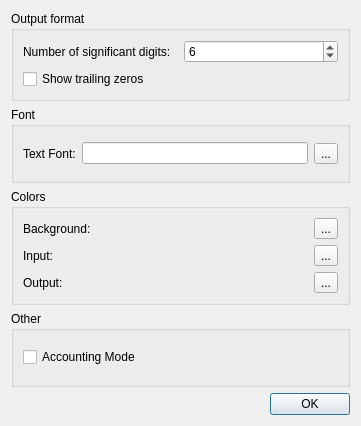
<?xml version="1.0" encoding="UTF-8"?>
<ui version="4.0">
 <class>DialogGeneralSettings</class>
 <widget class="QDialog" name="DialogGeneralSettings">
  <property name="geometry">
   <rect>
    <x>0</x>
    <y>0</y>
    <width>361</width>
    <height>426</height>
   </rect>
  </property>
  <property name="windowTitle">
   <string>Dialog</string>
  </property>
  <layout class="QVBoxLayout" name="verticalLayout">
   <item>
    <widget class="QGroupBox" name="groupBox">
     <property name="title">
      <string>Output format</string>
     </property>
     <layout class="QVBoxLayout" name="verticalLayout_2">
      <item>
       <layout class="QHBoxLayout" name="horizontalLayout">
        <item>
         <widget class="QLabel" name="label">
          <property name="text">
           <string>Number of significant digits:</string>
          </property>
         </widget>
        </item>
        <item>
         <widget class="QSpinBox" name="spinBox_digits">
          <property name="minimum">
           <number>1</number>
          </property>
          <property name="maximum">
           <number>18</number>
          </property>
          <property name="value">
           <number>6</number>
          </property>
         </widget>
        </item>
       </layout>
      </item>
      <item>
       <widget class="QCheckBox" name="checkBox_zeros">
        <property name="text">
         <string>Show trailing zeros</string>
        </property>
       </widget>
      </item>
     </layout>
    </widget>
   </item>
   <item>
    <widget class="QGroupBox" name="groupBox_3">
     <property name="title">
      <string>Font</string>
     </property>
     <layout class="QHBoxLayout" name="horizontalLayout_2">
      <item>
       <widget class="QLabel" name="label_5">
        <property name="text">
         <string>Text Font:</string>
        </property>
       </widget>
      </item>
      <item>
       <widget class="QLineEdit" name="lineEdit_Font">
        <property name="readOnly">
         <bool>true</bool>
        </property>
       </widget>
      </item>
      <item>
       <widget class="QToolButton" name="toolButton_Font">
        <property name="text">
         <string>...</string>
        </property>
       </widget>
      </item>
     </layout>
    </widget>
   </item>
   <item>
    <widget class="QGroupBox" name="groupBox_2">
     <property name="title">
      <string>Colors</string>
     </property>
     <layout class="QGridLayout" name="gridLayout">
      <item row="0" column="0">
       <widget class="QLabel" name="label_4">
        <property name="text">
         <string>Background:</string>
        </property>
       </widget>
      </item>
      <item row="0" column="1">
       <widget class="QLabel" name="label_backcolor">
        <property name="sizePolicy">
         <sizepolicy hsizetype="Expanding" vsizetype="Preferred">
          <horstretch>1</horstretch>
          <verstretch>0</verstretch>
         </sizepolicy>
        </property>
        <property name="minimumSize">
         <size>
          <width>50</width>
          <height>0</height>
         </size>
        </property>
        <property name="baseSize">
         <size>
          <width>50</width>
          <height>0</height>
         </size>
        </property>
        <property name="text">
         <string/>
        </property>
       </widget>
      </item>
      <item row="0" column="2">
       <widget class="QToolButton" name="toolButton_background">
        <property name="text">
         <string>...</string>
        </property>
       </widget>
      </item>
      <item row="1" column="0">
       <widget class="QLabel" name="label_2">
        <property name="text">
         <string>Input:</string>
        </property>
       </widget>
      </item>
      <item row="1" column="1">
       <widget class="QLabel" name="label_incolor">
        <property name="sizePolicy">
         <sizepolicy hsizetype="Expanding" vsizetype="Preferred">
          <horstretch>1</horstretch>
          <verstretch>0</verstretch>
         </sizepolicy>
        </property>
        <property name="minimumSize">
         <size>
          <width>50</width>
          <height>0</height>
         </size>
        </property>
        <property name="text">
         <string/>
        </property>
       </widget>
      </item>
      <item row="1" column="2">
       <widget class="QToolButton" name="toolButton_input">
        <property name="text">
         <string>...</string>
        </property>
       </widget>
      </item>
      <item row="2" column="0">
       <widget class="QLabel" name="label_3">
        <property name="text">
         <string>Output:</string>
        </property>
       </widget>
      </item>
      <item row="2" column="1">
       <widget class="QLabel" name="label_outcolor">
        <property name="sizePolicy">
         <sizepolicy hsizetype="Expanding" vsizetype="Preferred">
          <horstretch>1</horstretch>
          <verstretch>0</verstretch>
         </sizepolicy>
        </property>
        <property name="minimumSize">
         <size>
          <width>50</width>
          <height>0</height>
         </size>
        </property>
        <property name="text">
         <string/>
        </property>
       </widget>
      </item>
      <item row="2" column="2">
       <widget class="QToolButton" name="toolButton_output">
        <property name="text">
         <string>...</string>
        </property>
       </widget>
      </item>
     </layout>
    </widget>
   </item>
   <item>
    <widget class="QGroupBox" name="groupBox_4">
     <property name="title">
      <string>Other</string>
     </property>
     <layout class="QVBoxLayout" name="verticalLayout_3">
      <item>
       <widget class="QCheckBox" name="checkBox_accounting">
        <property name="toolTip">
         <string>&lt;html&gt;&lt;head/&gt;&lt;body&gt;&lt;p&gt;If new line starts with an operator (+ - * / ^), the previous result is used. &lt;/p&gt;&lt;p&gt;It is a convinience option, which eliminates the use of $ in many cases. &lt;/p&gt;&lt;p&gt;Example:&lt;/p&gt;&lt;p&gt;5+3&lt;/p&gt;&lt;p&gt;.........8&lt;/p&gt;&lt;p&gt;+12&lt;/p&gt;&lt;p&gt;........20&lt;/p&gt;&lt;p&gt;&lt;br/&gt;&lt;/p&gt;&lt;/body&gt;&lt;/html&gt;</string>
        </property>
        <property name="text">
         <string>Accounting Mode</string>
        </property>
       </widget>
      </item>
     </layout>
    </widget>
   </item>
   <item>
    <widget class="QDialogButtonBox" name="buttonBox">
     <property name="orientation">
      <enum>Qt::Horizontal</enum>
     </property>
     <property name="standardButtons">
      <set>QDialogButtonBox::Ok</set>
     </property>
    </widget>
   </item>
  </layout>
 </widget>
 <resources/>
 <connections>
  <connection>
   <sender>buttonBox</sender>
   <signal>accepted()</signal>
   <receiver>DialogGeneralSettings</receiver>
   <slot>accept()</slot>
   <hints>
    <hint type="sourcelabel">
     <x>248</x>
     <y>254</y>
    </hint>
    <hint type="destinationlabel">
     <x>157</x>
     <y>274</y>
    </hint>
   </hints>
  </connection>
  <connection>
   <sender>buttonBox</sender>
   <signal>rejected()</signal>
   <receiver>DialogGeneralSettings</receiver>
   <slot>reject()</slot>
   <hints>
    <hint type="sourcelabel">
     <x>316</x>
     <y>260</y>
    </hint>
    <hint type="destinationlabel">
     <x>286</x>
     <y>274</y>
    </hint>
   </hints>
  </connection>
 </connections>
</ui>
